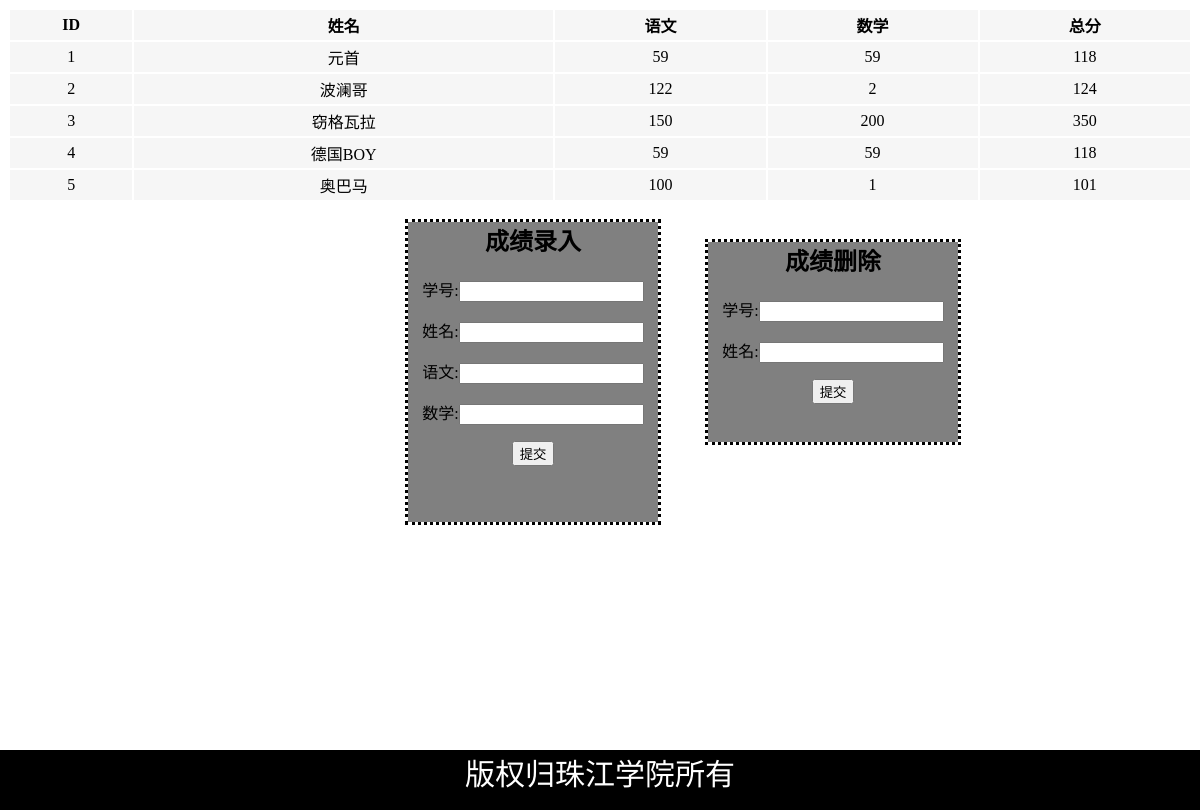
Screenshot of /record.php with the database file from the repository.
### tables this page shows
CREATE TABLE `score` (
  `id` int(11) NOT NULL AUTO_INCREMENT,
  `studentname` varchar(100) NOT NULL,
  `china` int(11) NOT NULL,
  `maths` int(11) NOT NULL,
  PRIMARY KEY (`id`)
);

### record.php (the view, shortened to what this page needs)
<!DOCTYPE html>
<html>
<head>
	<link href="style.css" rel="stylesheet" type="text/css" />
</head>
<body>
<?php
    $result = mysql_query("SELECT * FROM score");
    echo "<table border='0'>
    <tr>
    <th>ID</th>
    <th>姓名</th>
    <th>语文</th>
    <th>数学</th>
    <th>总分</th>
    </tr>";
    while($row = mysql_fetch_array($result))
      {
        $a=array($row['china'],$row['maths']);
      echo "<tr>";
      echo "<td>" . $row['id'] . "</td>";
      echo "<td>" . $row['studentname'] . "</td>";
      echo "<td>" . $row['china'] . "</td>";
      echo "<td>" . $row['maths'] . "</td>";
      echo "<td>" . array_sum($a) . "</td>";
      echo "</tr>";
      }
    echo "</table>";
  ?>
        <div id = "gra_insert">
        <center>
        <form method="get" action="record_save.php" enctype="multipart/form-data">
           <h2>成绩录入</h2>
           <p>学号:<input type="number" name="id"></p>
          <p>姓名:<input type="text" name="studentname"></p>
          <p>语文:<input type="number" name="china"></p>
          <p>数学:<input type="number" name="maths" ></p>
          <input type="submit" value="提交">
        </form>
        </center>
        </div>
        <div id = "gra_delete">
        <center>
        <form method="get" action="delete_grade_save.php" enctype="multipart/form-data">
           <h2>成绩删除</h2>
          <p>学号:<input type="number" name="id"></p>
          <p>姓名:<input type="text" name="studentname"></p>
          <input type="submit" value="提交">
        </form>
        </center>
        </div>
   <footer>
    版权归珠江学院所有
   </footer>
</body>
</html>

### style.css (style rules this page uses)
#gra_insert { background-color: gray; outline-style:dotted; width:250px; height:300px; position:relative; left:400px; }
#gra_delete { background-color: gray; outline-style:dotted; width:250px; height:200px; position:relative; left:700px; top:-300px; bottom: 500px; }
body { padding-bottom: 60px; background-image: url(img/1.gif); background-size: 110% auto; background-repeat:no-repeat; background-attachment: fixed; }
footer { text-align: center; width:100%; height: 60px; background-color: #000; position: fixed; bottom:0px; left: 0px; color:#fff; font-family: 隶书; font-size: 30px; }

### record.php (style rules this page uses)
table { width:100%; }
table tr { background-color: #f6f6f6; height:30px; }
table tr td { text-align: center; }

### rows the page displays
score: id "1", studentname "元首", china "59", maths "59", array_sum($a) "118"
score: id "2", studentname "波澜哥", china "122", maths "2", array_sum($a) "124"
score: id "3", studentname "窃格瓦拉", china "150", maths "200", array_sum($a) "350"
score: id "4", studentname "德国BOY", china "59", maths "59", array_sum($a) "118"
score: id "5", studentname "奥巴马", china "100", maths "1", array_sum($a) "101"
